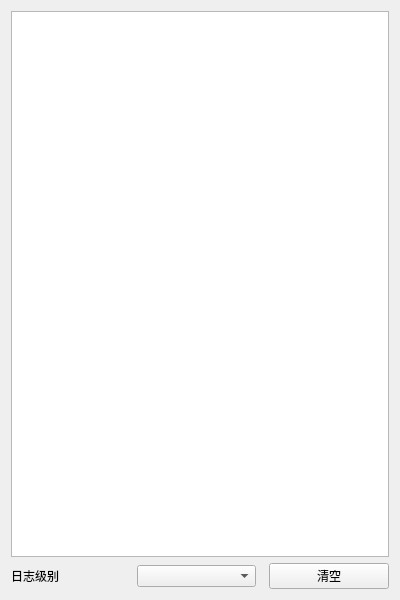
<?xml version="1.0" encoding="UTF-8"?>
<ui version="4.0">
 <class>LogWidget</class>
 <widget class="QWidget" name="LogWidget">
  <property name="geometry">
   <rect>
    <x>0</x>
    <y>0</y>
    <width>400</width>
    <height>600</height>
   </rect>
  </property>
  <property name="windowTitle">
   <string>运行日志</string>
  </property>
  <layout class="QVBoxLayout" name="verticalLayout">
   <item>
    <widget class="QTextEdit" name="textLog">
     <property name="readOnly">
      <bool>true</bool>
     </property>
    </widget>
   </item>
   <item>
    <layout class="QHBoxLayout" name="horizontalLayout">
     <item>
      <widget class="QLabel" name="label">
       <property name="text">
        <string>日志级别</string>
       </property>
      </widget>
     </item>
     <item>
      <widget class="QComboBox" name="comboLogLevel"/>
     </item>
     <item>
      <spacer name="horizontalSpacer">
       <property name="orientation">
        <enum>Qt::Horizontal</enum>
       </property>
      </spacer>
     </item>
     <item>
      <widget class="QPushButton" name="btnClear">
       <property name="text">
        <string>清空</string>
       </property>
      </widget>
     </item>
    </layout>
   </item>
  </layout>
 </widget>
 <resources/>
 <connections/>
</ui>
